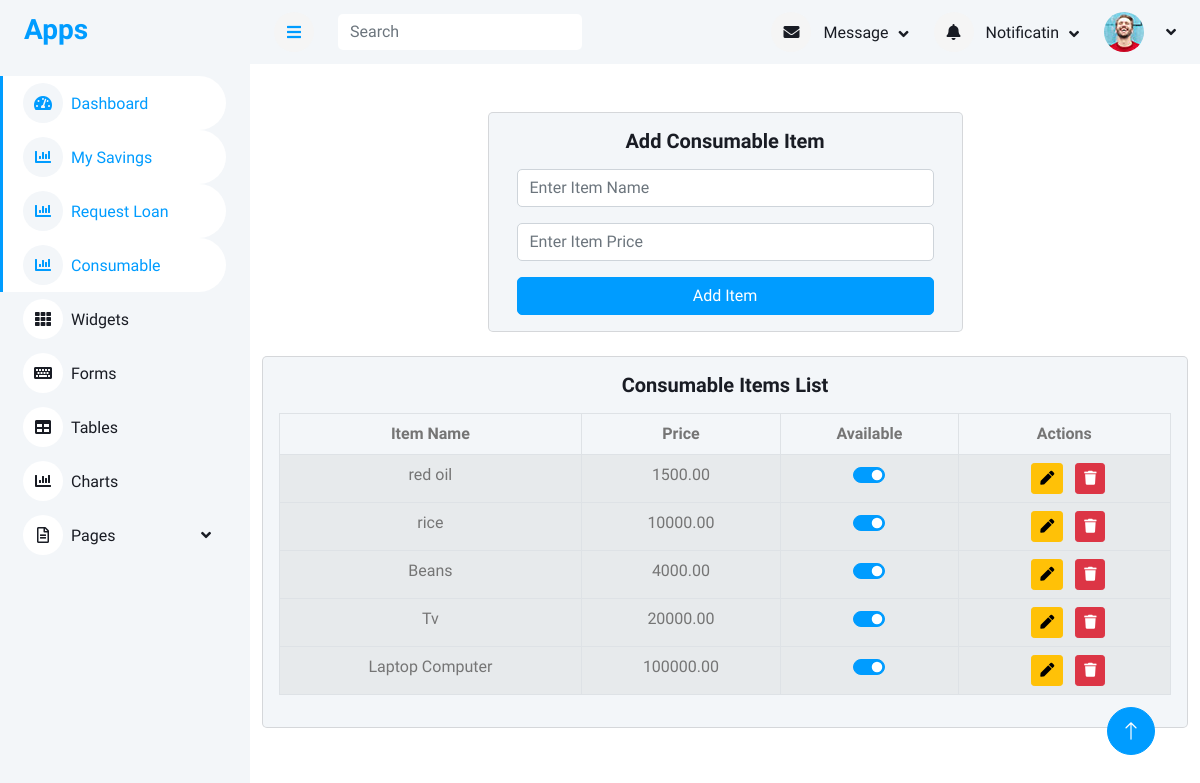
The page /consumable_items/ on the database its author committed.
### consumable/models.py (models this page shows, shortened)
class Item(models.Model):
    title = models.CharField(max_length=100)
    price = models.DecimalField(max_digits=10, decimal_places=2)
    available = models.BooleanField(default=True)

### consumable/views.py (the view, shortened to what this page needs)
# urls.py: path('consumable_items/', views.consumable_items, name='consumable_items'),
def consumable_items(request):
    consumables = Item.objects.all()
    context = {'consumables': consumables}
    return render(request, "consumables/consumable_items.html", context)

### templates/consumables/consumable_items.html (shortened to what this page needs)
{% extends 'base/base.html' %}
{% block content %}
<div class="container mt-5">
    <div class="row justify-content-center">
        <div class="card col-md-6 bg-light">
            <div class="card-body">
                <h5 class="card-title text-center mb-3">Add Consumable Item</h5>
                <form method="POST" action="{% url 'consumable_items' %}">
                    <div class="mb-3">
                        <input type="text" class="form-control" name="title" placeholder="Enter Item Name" required>
                    </div>
                    <div class="mb-3">
                        <input type="text" class="form-control" name="price"  placeholder="Enter Item Price">
                    </div>
                    <button type="submit" class="btn btn-primary w-100">Add Item</button>
                </form>
            </div>
        </div>
    </div>
    <div class="card mt-4 bg-light">
        <div class="card-body">
            <h5 class="card-title text-center mb-3">Consumable Items List</h5>
            <div class="table-responsive">
                <table class="table table-bordered table-striped table-hover text-center">
                    <thead>
                        <tr>
                            <th>Item Name</th>
                            <th>Price</th>
                            <th>Available</th>
                            <th>Actions</th>
                        </tr>
                    </thead>
                    <tbody>
                        {% for c in consumables %}
                        <tr>
                            <td>{{ c.title }}</td>
                            <td>{{ c.price }}</td>
                            <td>
                                <form method="POST" action="{% url 'consumable_items' %}">
                                    <div class="form-check form-switch d-flex justify-content-center">
                                        <input class="form-check-input" type="checkbox" role="switch"
                                            id="available_{{ c.id }}" name="available"
                                            onChange="this.form.submit();" {% if c.available %}checked{% endif %}>
                                    </div>
                                </form>
                            </td>
                            <td>
                                <button class="btn btn-sm btn-warning mx-2" type="button" data-bs-toggle="collapse"
                                    data-bs-target="#editForm{{ c.id }}">
                                    <i class="fa fa-pen "></i>
                                </button>
                                <a href="{% url 'delete_item' c.id %}" class="btn btn-sm btn-danger"><i class="fa fa-trash "></i></a>
                            </td>
                        </tr>
                        {% endfor %}
                    </tbody>
                </table>
            </div>
        </div>
    </div>
</div>
{% endblock content %}

### static/css/style.css (style rules this page uses)
:root { --primary: #009CFF; --light: #F3F6F9; --dark: #191C24; }
.btn { transition: .5s; }
.btn.btn-primary { color: #FFFFFF; }

### rows shown on the page
Item: title "red oil", price "1500.00", available "☑"
Item: title "rice", price "10000.00", available "☑"
Item: title "Beans", price "4000.00", available "☑"
Item: title "Tv", price "20000.00", available "☑"
Item: title "Laptop Computer", price "100000.00", available "☑"
